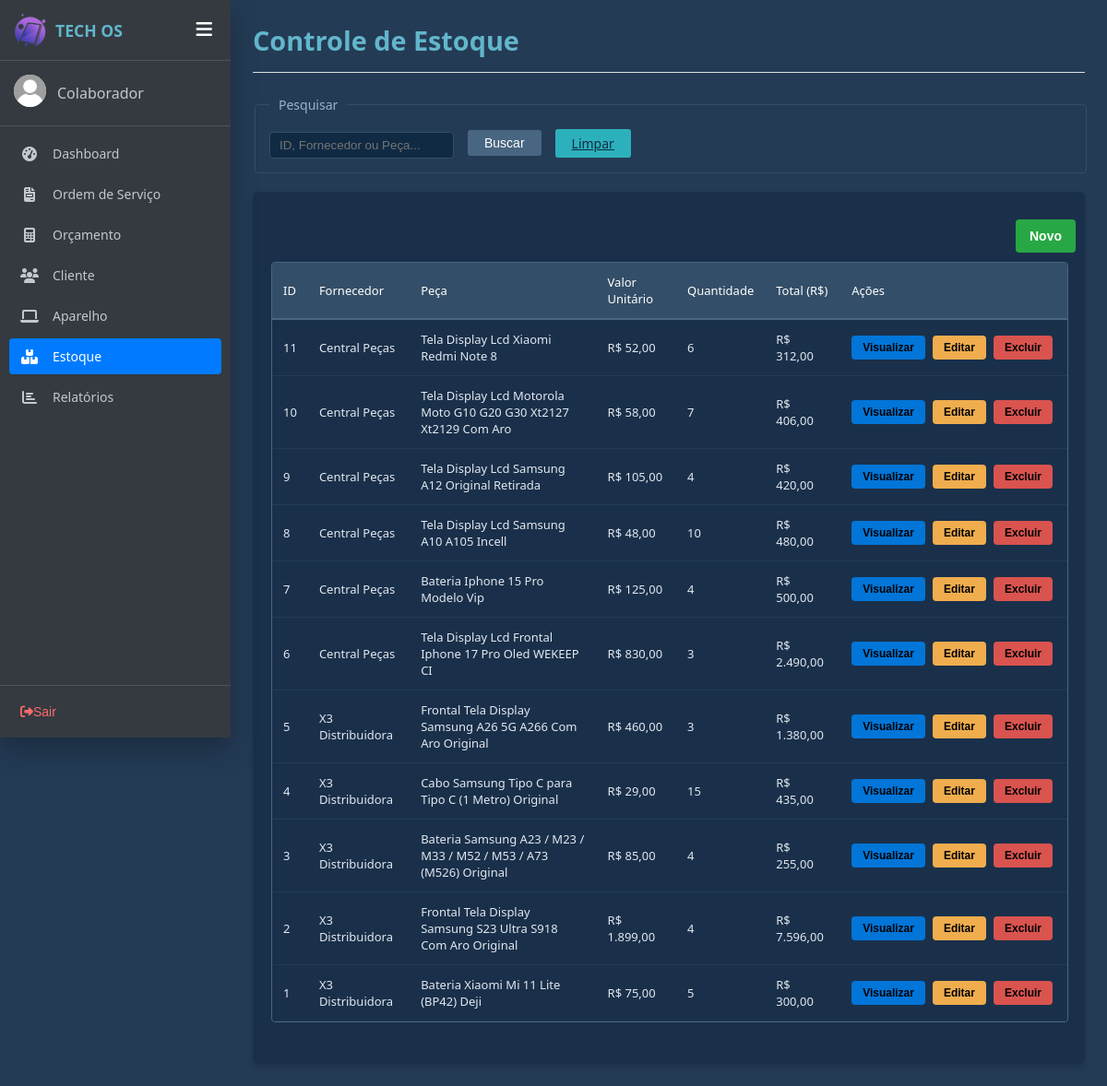
/estoque.php, run on the app's committed database.
### tables this page shows
CREATE TABLE `estoque` (
  `idEstoque` int(11) NOT NULL COMMENT 'Chave primária de identificaçãodo registro de estoque',
  `NomeFornecedor` varchar(100) DEFAULT NULL COMMENT 'Nome da empresa ou pessoa que forneceu a peça',
  `peca` varchar(100) DEFAULT NULL COMMENT 'Nome, descrição ou modelo do produto armazenado',
  `valor` decimal(10,2) NOT NULL COMMENT 'Valor unitário do produto',
  `quantidade` int(11) NOT NULL COMMENT 'Quantidade de itens disponíveis em estoque',
  `total` decimal(10,2) DEFAULT NULL COMMENT 'valor total acumulado(cauculado  multiplicando valor unitário por quantidade)'
);

### php/funcoes.php (called while the page is built, shortened)
<?php
include_once('funcaoOrcamento.php');
include_once('funcaoEstoque.php');
function foto($id = null) {
    $caminhoPadrao = "img/usuarios/padrao.png";
    return $caminhoPadrao;
}
function nomeFuncionario($id = null) {
    return $_SESSION['nomeFuncionario'] ?? "Colaborador";
}
?>

### php/funcaoestoque.php (the view, shortened to what this page needs)
<?php
function listarProdutosEstoque($conn, $pesquisa = '') {
    $html = "";
    $produtos = [];
    if (!empty($pesquisa)) {
        $sql_busca = "SELECT * FROM estoque WHERE NomeFornecedor LIKE ? OR peca LIKE ? ORDER BY idEstoque DESC";
        $stmt = mysqli_prepare($conn, $sql_busca);
        $param = "%" . $pesquisa . "%";
        mysqli_stmt_bind_param($stmt, "ss", $param, $param);
        mysqli_stmt_execute($stmt);
        $resultado = mysqli_stmt_get_result($stmt);
    } else {
        $sql_busca = "SELECT * FROM estoque ORDER BY idEstoque DESC";
        $resultado = mysqli_query($conn, $sql_busca);
    }
    if ($resultado && mysqli_num_rows($resultado) > 0) {
        while ($linha = mysqli_fetch_assoc($resultado)) {
            $produtos[] = $linha;
        }
    }
    if (!empty($produtos)) {
        foreach ($produtos as $prod) {
            $id = $prod['idEstoque'];
            $fornecedor = htmlspecialchars($prod['NomeFornecedor'], ENT_QUOTES, 'UTF-8');
            $peca = htmlspecialchars($prod['peca'], ENT_QUOTES, 'UTF-8');
            $valor = number_format($prod['valor'], 2, ',', '.');
            $quantidade = $prod['quantidade'];
            $total = number_format($prod['total'], 2, ',', '.');
            $html .= "<tr>
                        <td>{$id}</td>
                        <td>{$fornecedor}</td>
                        <td>{$peca}</td>
                        <td>R$ {$valor}</td>
                        <td>{$quantidade}</td>
                        <td>R$ {$total}</td>
                        <td style='white-space: nowrap;'>
                            <div style='display: flex; gap: 4px; align-items: center;'>
                                <button type='button' class='btn-visualizar-tabela btn-visualizar' title='Visualizar'
                                    data-id='{$id}'
                                    data-fornecedor='{$fornecedor}'
                                    data-peca='{$peca}'
                                    data-valor='{$prod['valor']}'
                                    data-quantidade='{$quantidade}'
                                    data-total='{$prod['total']}'>Visualizar</button>
                                <button type='button' class='acao-editar btn-alterar-tabela btn-alterar' title='Editar'
                                    data-id='{$id}'
                                    data-fornecedor='{$fornecedor}'
                                    data-peca='{$peca}'
                                    data-valor='{$prod['valor']}'
                                    data-quantidade='{$quantidade}'
                                    data-total='{$prod['total']}'>Editar</button>
                                <button type='button' class='btn-apagar-tabela btn-apagar' title='Excluir'
                                    data-id='{$id}'
                                    onclick=\"if(confirm('Deseja realmente excluir?')) { window.location.href='php/salvarEstoque.php?excluir_id={$id}'; }\">Excluir</button>
                            </div>
                        </td>
                      </tr>";
        }
    } else {
        $html .= "<tr><td colspan='7' class='sem-dados text-center'>Nenhum item em estoque.</td></tr>";
    }
    return $html;
}
?>

### estoque.php (shortened to what this page needs)
<?php
include("php/funcoes.php");
$currentPage = 'estoque';
require_once('includes/conexao.php');
$pesquisa = '';
$linhasTabelaEstoque = listarProdutosEstoque($conn, $pesquisa);
?>
<!DOCTYPE html>
<html lang="pt-BR">
<head>
    <link rel="stylesheet" href="css/style_geral.css">
    <link rel="stylesheet" href="css/estoque.css">
    <link rel="stylesheet" href="css/style_cadastros.css">
</head>
<body>
    <?php include('sidebar.php'); ?>
    <div class="page-content">
        <div class="os-header">
            <div>
                <h2>Controle de Estoque</h2>
            </div>
        </div>
        <fieldset class="search-fieldset">
            <legend>Pesquisar</legend>
            <form method="POST" action="estoque.php" id="formBusca">
                <div class="search-box">
                    <input type="text" id="pesquisar" name="busca" value="<?= htmlspecialchars($pesquisa) ?>" placeholder="ID, Fornecedor ou Peça...">
                    <button type="submit" class="btn btn-blue" id="btnBuscar">Buscar</button>
                    <a href="estoque.php" class="btn btn-cyan">Limpar</a>
                </div>
            </form>
        </fieldset>
        <div class="section-card">
        <div class="footer-actions">
        <button type="button" class="btn btn-sucesso" onclick="abrirModalEstoque()">Novo</button>
        </div>
            <div class="table-container">
                <table class="os-table">
                    <thead>
                        <tr>
                            <th>ID</th>
                            <th>Fornecedor</th>
                            <th>Peça</th>
                            <th>Valor Unitário</th>
                            <th>Quantidade</th>
                            <th>Total (R$)</th>
                            <th>Ações</th>
                        </tr>
                    </thead>
                    <tbody>
                        <?php echo $linhasTabelaEstoque; ?>
                    </tbody>
                </table>
            </div>
        </div>
    </div>
</body>
</html>

### sidebar.php (shortened to what this page needs)
<?php
include_once("php/funcoes.php");
$idLogado = $_SESSION['idFuncionario'] ?? null;
?>
<link rel= "stylesheet" href="css/sidebar.css">
<link rel="stylesheet" href="https://cdnjs.cloudflare.com/ajax/libs/font-awesome/6.4.0/css/all.min.css">
<div class="sidebar" id="mySidebar">
    <div class="sidebar-header">
        <div class="sidebar-brand">
            <div class="brand-icon">
                <img src="img/techOs.png" alt="Logo TechOS">
            </div>
            <span>TECH OS</span>
        </div>
        <button class="btn-toggle-menu" onclick="toggleSidebar()">
            <i class="fas fa-bars"></i>
        </button>
    </div>
    <div class="sidebar-user">
    <div class="image">
        <img src="<?= foto($idLogado); ?>" alt="Avatar" class="user-avatar">
    </div>
    <div class="info">
        <span class="d-block text-white"><?= nomeFuncionario($idLogado); ?></span>
    </div>
</div>
    <ul class="sidebar-menu">
        <li class="menu-item <?= ($currentPage == 'dashboard') ? 'active' : ''; ?>">
            <a href="dashboard.php"><i class="fas fa-tachometer-alt"></i> <span>Dashboard</span></a>
        </li>
        <li class="menu-item <?= ($currentPage == 'os') ? 'active' : ''; ?>">
            <a href="os.php"><i class="fas fa-file-invoice"></i> <span>Ordem de Serviço</span></a>
        </li>
        <li class="menu-item <?= ($currentPage == 'orcamento') ? 'active' : ''; ?>">
            <a href="orcamentos.php"><i class="fas fa-calculator"></i> <span>Orçamento</span></a>
        </li>
        <li class="menu-item <?= ($currentPage == 'cliente') ? 'active' : ''; ?>">
            <a href="cliente.php"><i class="fas fa-users"></i> <span>Cliente</span></a>
        </li>
        <li class="menu-item <?= ($currentPage == 'aparelho') ? 'active' : ''; ?>">
            <a href="aparelho.php"><i class="fas fa-laptop"></i> <span>Aparelho</span></a>
        </li>
        <li class="menu-item <?= ($currentPage == 'estoque') ? 'active' : ''; ?>">
            <a href="estoque.php"><i class="fas fa-boxes"></i> <span>Estoque</span></a>
        </li>
        <li class="menu-item <?= ($currentPage == 'relatorios') ? 'active' : ''; ?>">
            <a href="relatorio.php"><i class="fas fa-chart-bar"></i> <span>Relatórios</span></a>
        </li>
    </ul>
    <div class="sidebar-footer">
        <button class="btn-logout" onclick="window.location.href='index.php'">
            <i class="fas fa-sign-out-alt"></i> <span>Sair</span>
        </button>
    </div>
</div>

### css/style_geral.css (style rules this page uses)
#pesquisar, #status, #data_inicio, #data_final { background-color: #102a43; border: 1px solid #334e68; color: white; padding: 6px 10px; border-radius: 4px; width: 200px; outline: none; }
.page-content { display: flex; flex-direction: column; width: 100%; padding: 24px; min-height: 100vh; overflow-x: hidden; background-color: #243b55; color: #ffffff; font-family: 'Segoe UI', Tahoma, Geneva, Verdana, sans-serif; }
.os-header { display: flex; justify-content: space-between; align-items: center; border-bottom: 1px solid #e0e0e0; padding-bottom: 10px; margin-bottom: 25px; }
.os-header h2 { font-size: 1.8rem; color: #62b6cb; margin: 0 0 5px 0; }
.search-fieldset { border: 1px solid #334e68; border-radius: 4px; padding: 15px; margin-bottom: 20px; width: 100%; box-sizing: border-box; }
.search-fieldset legend { padding: 0 10px; font-size: 14px; color: #9fb3c8; }
.search-box { display: flex; align-items: center; gap: 15px; }
.search-box input[type="text"] { background-color: #102a43; border: 1px solid #334e68; color: white; padding: 6px 10px; border-radius: 4px; width: 200px; outline: none; }
.btn { padding: 6px 18px; border: none; border-radius: 3px; cursor: pointer; font-size: 14px; transition: background 0.2s; }
.btn-blue { background-color: #486581; color: white; }
.btn-cyan { background-color: #2cb1bc; color: #102a43; font-weight: 500; }
.btn-sucesso { background-color: #28a745; color: white; border: none; padding: 10px 15px; border-radius: 4px; cursor: pointer; font-weight: bold; }
.section-card { background-color: #1a304a; border-radius: 6px; padding: 20px; box-shadow: 0 4px 6px rgba(0, 0, 0, 0.15); }
.table-container { border: 1px solid #486581 !important; border-radius: 4px; background-color: #1a304a; overflow-x: auto; margin-bottom: 25px; width: 100%; flex-grow: 1; }
.os-table { width: 100%; border-collapse: collapse; text-align: left; font-size: 13px; }
.os-table th { background-color: #334e68; color: #ffffff; padding: 12px; font-weight: 500; border-bottom: 2px solid #486581; }
.os-table td { padding: 12px; border-bottom: 1px solid #243b53; color: #e2e8f0; }
.footer-actions { display: flex; justify-content: right; gap: 15px; width: 100%; margin-top: auto; padding: 10px; }

### css/style_cadastros.css (style rules this page uses)
.btn-alterar, .btn-apagar, .btn-visualizar { border: none; border-radius: 4px; cursor: pointer; padding: 6px 12px; font-size: 12px; font-weight: 600; margin-right: 4px; transition: all 0.2s ease-in-out; display: inline-block; font-weight: bold; color:black; }
.btn-alterar { background-color: #f0ad4e; color:black; }
.btn-apagar { background-color: #d9534f; color: black; }
.btn-visualizar { background-color: #0275d8; color: black; }
form { display: flex; flex-direction: column; }
input { padding: 10px; margin-top: 5px; border: 1px solid #ccc; border-radius: 4px; box-sizing: border-box; }

### data on the page
estoque: idEstoque "11", NomeFornecedor "Central Peças", peca "Tela Display Lcd Xiaomi Redmi Note 8", valor "52,00", quantidade "6", total "312,00"
estoque: idEstoque "10", NomeFornecedor "Central Peças", peca "Tela Display Lcd Motorola Moto G10 G20 G30 Xt2127 Xt2129 Com Aro", valor "58,00", quantidade "7", total "406,00"
estoque: idEstoque "9", NomeFornecedor "Central Peças", peca "Tela Display Lcd Samsung A12 Original Retirada", valor "105,00", quantidade "4", total "420,00"
estoque: idEstoque "8", NomeFornecedor "Central Peças", peca "Tela Display Lcd Samsung A10 A105 Incell", valor "48,00", quantidade "10", total "480,00"
estoque: idEstoque "7", NomeFornecedor "Central Peças", peca "Bateria Iphone 15 Pro Modelo Vip", valor "125,00", quantidade "4", total "500,00"
estoque: idEstoque "6", NomeFornecedor "Central Peças", peca "Tela Display Lcd Frontal Iphone 17 Pro Oled WEKEEP CI", valor "830,00", quantidade "3", total "2.490,00"
estoque: idEstoque "5", NomeFornecedor "X3 Distribuidora", peca "Frontal Tela Display Samsung A26 5G A266 Com Aro Original", valor "460,00", quantidade "3", total "1.380,00"
estoque: idEstoque "4", NomeFornecedor "X3 Distribuidora", peca "Cabo Samsung Tipo C para Tipo C (1 Metro) Original", valor "29,00", quantidade "15", total "435,00"
estoque: idEstoque "3", NomeFornecedor "X3 Distribuidora", peca "Bateria Samsung A23 / M23 / M33 / M52 / M53 / A73 (M526) Original", valor "85,00", quantidade "4", total "255,00"
estoque: idEstoque "2", NomeFornecedor "X3 Distribuidora", peca "Frontal Tela Display Samsung S23 Ultra S918 Com Aro Original", valor "1.899,00", quantidade "4", total "7.596,00"
estoque: idEstoque "1", NomeFornecedor "X3 Distribuidora", peca "Bateria Xiaomi Mi 11 Lite (BP42) Deji", valor "75,00", quantidade "5", total "300,00"

### other printed values
nomeFuncionario($idLogado) "Colaborador"
